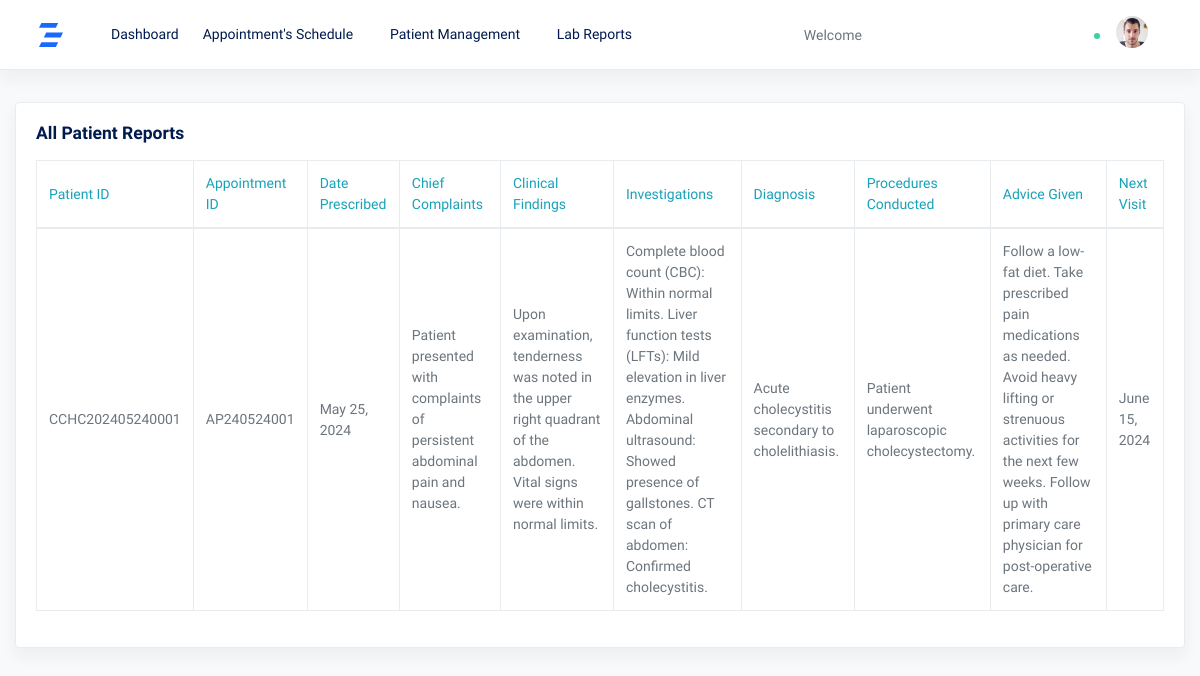
Before: /consultant_doctor/all_patient_reports with the older database file.
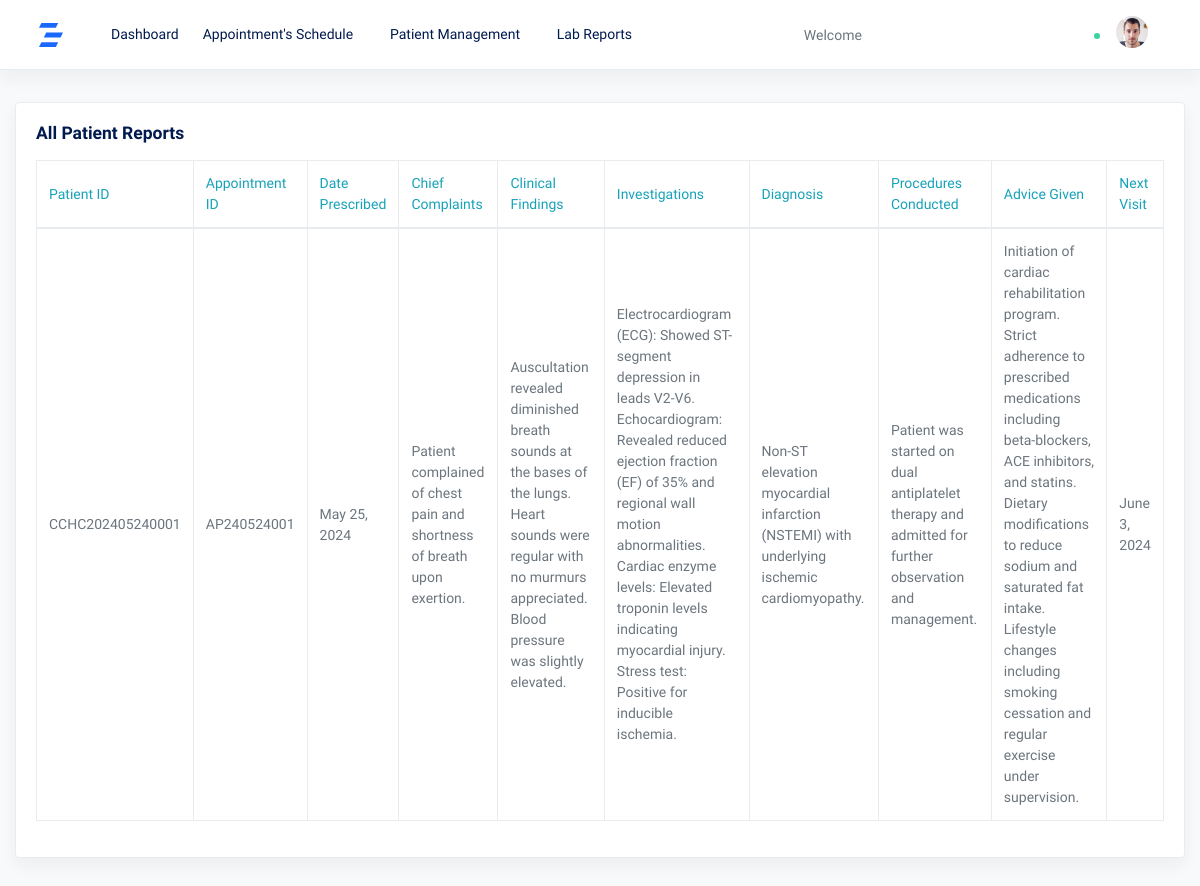
After: the same page with the newer database file.
### patient/models.py (models this page shows, shortened)
class PatientPrescription(models.Model):
    appointment_id = models.OneToOneField('Visit', on_delete=models.CASCADE, primary_key=True)
    patient_id = models.ForeignKey('PatientPrimaryData', on_delete=models.CASCADE)
    medicines = models.ManyToManyField(Medicine, through='PrescribedMedicine')
    date_prescribed = models.DateField(auto_now_add=True)
    chief_complaints = models.CharField(max_length=255)
    clinical_findings = models.TextField()
    investigations = models.TextField()
    diagnosis = models.TextField()
    procedures_conducted = models.CharField(max_length=255)
    advice_given = models.TextField()
    next_visit = models.DateField()

class PatientPrimaryData(models.Model):
    patient_id = models.CharField(max_length=16, unique=True)
    patient_name = models.CharField(max_length=100)
    patient_age = models.PositiveIntegerField()
    patient_dob = models.DateField()
    patient_gender = models.CharField(max_length=10)
    mobile_number = models.CharField(max_length=17)
    guardian_name = models.CharField(max_length=100)
    relationship = models.CharField(max_length=100)
    registration_date = models.DateField(default=timezone.now)
    state = models.CharField(max_length=100)
    district = models.CharField(max_length=100)
    address=models.TextField(max_length=250, default='')
    def __str__(self):
        return self.patient_id

class Visit(models.Model):
    appointment_id = models.CharField(max_length=12, unique=True,primary_key=True)
    patient_id = models.ForeignKey('PatientPrimaryData', on_delete=models.CASCADE)
    visit_date = models.DateField()
    doctor_name = models.CharField(max_length=50)
    patient_type = models.CharField(max_length=20)
    doctor_fee = models.DecimalField(max_digits=10, decimal_places=2)
    gst = models.DecimalField(max_digits=10, decimal_places=2)
    discount = models.DecimalField(max_digits=10, decimal_places=2)
    subtotal = models.DecimalField(max_digits=10, decimal_places=2)
    total_amount = models.DecimalField(max_digits=10, decimal_places=2)
    today_date = models.DateField(auto_now_add=True)
    patient_token = models.CharField(max_length=6)

### consultant_doctor/views.py (the view)
# urls.py: path("all_patient_reports",views.all_patient_reports,name="all_patient_reports"),
def all_patient_reports(request):
    patient_reports = PatientPrescription.objects.all()
    return render(request, 'consultant_doctor/all_patient_reports.html', {'patient_reports': patient_reports})

### templates/consultant_doctor/all_patient_reports.html (shortened to what this page needs)
{% extends 'consultantDoctor_base.html' %}
{% load static %}
{% block body %}
<main role="main" class="main-content">
  <div class="container-fluid">
    <div class="row justify-content-center">
      <div class="col-md-12 my-8">
        <div class="card shadow">
          <div class="card-body">
            <h5 class="card-title">All Patient Reports</h5>
            <table class="table table-hover table-bordered">
              <thead>
                <tr>
                  <th class="text-info">Patient ID</th>
                  <th class="text-info">Appointment ID</th>
                  <th class="text-info">Date Prescribed</th>
                  <th class="text-info">Chief Complaints</th>
                  <th class="text-info">Clinical Findings</th>
                  <th class="text-info">Investigations</th>
                  <th class="text-info">Diagnosis</th>
                  <th class="text-info">Procedures Conducted</th>
                  <th class="text-info">Advice Given</th>
                  <th class="text-info">Next Visit</th>
                </tr>
              </thead>
              <tbody>
                {% for report in patient_reports %}
                <tr>
                  <td>{{ report.patient_id }}</td>
                  <td>{{ report.appointment_id.appointment_id }}</td>
                  <td>{{ report.date_prescribed }}</td>
                  <td>{{ report.chief_complaints }}</td>
                  <td>{{ report.clinical_findings }}</td>
                  <td>{{ report.investigations }}</td>
                  <td>{{ report.diagnosis }}</td>
                  <td>{{ report.procedures_conducted }}</td>
                  <td>{{ report.advice_given }}</td>
                  <td>{{ report.next_visit }}</td>
                </tr>
                {% endfor %}
              </tbody>
            </table>
          </div>
        </div>
      </div>
    </div>
  </div>
</main>
{% endblock %}

### templates/consultantDoctor_base.html (shortened to what this page needs)
{% load static %}
<!doctype html>
<html lang="en">
  <head>
    <link rel="stylesheet" href="{% static 'assets/doctor/css/simplebar.css' %}">
    <link rel="stylesheet" href="{% static 'assets/doctor/css/dataTables.bootstrap4.css' %}">
    <link rel="stylesheet" href="{% static 'assets/doctor/css/feather.css' %}">
    <link rel="stylesheet" href="{% static 'assets/doctor/css/select2.css' %}">
    <link rel="stylesheet" href="{% static 'assets/doctor/css/dropzone.css' %}">
    <link rel="stylesheet" href="{% static 'assets/doctor/css/uppy.min.css' %}">
    <link rel="stylesheet" href="{% static 'assets/doctor/css/jquery.steps.css' %}">
    <link rel="stylesheet" href="{% static 'assets/doctor/css/jquery.timepicker.css' %}">
    <link rel="stylesheet" href="{% static 'assets/doctor/css/quill.snow.css' %}">
    <link rel="stylesheet" href="{% static 'assets/doctor/css/daterangepicker.css' %}">
    <link rel="stylesheet" href="{% static 'assets/doctor/css/app-light.css' %}" id="lightTheme">
    <link rel="stylesheet" href="{% static 'assets/doctor/css/app-dark.css' %}" id="darkTheme" disabled>
  </head>
  <body class="horizontal light  ">
    <div class="wrapper">
      <nav class="navbar navbar-expand-lg navbar-light bg-white flex-row border-bottom shadow">
        <div class="container-fluid">
          <a class="navbar-brand mx-lg-1 mr-0" href="{% url 'consultant_doctor:consultantDoctor_dashboard'  %}">
          </a>
          <div class="navbar-slide bg-white ml-lg-4" id="navbarSupportedContent">
            <ul class="navbar-nav mr-auto">
               <li class="nav-item">
                <a class="nav-link" href="{% url 'consultant_doctor:consultantDoctor_dashboard'  %}">
                  <span class="ml-lg-2">Dashboard</span>
                </a>
              </li>
               <li class="nav-item dropdown">
                <a href="#" id="ui-elementsDropdown" class="dropdown-toggle nav-link" role="button" data-toggle="dropdown" aria-haspopup="true" aria-expanded="false">
                  <span class="ml-lg-2">Appointment's Schedule</span>
                </a>
              </li>
              <li class="nav-item dropdown">
                <a href="#" id="ui-elementsDropdown" class="dropdown-toggle nav-link" role="button" data-toggle="dropdown" aria-haspopup="true" aria-expanded="false">
                  <span class="ml-lg-2">Patient Management</span>
                </a>
              </li>
               <li class="nav-item">
              <li class="nav-item dropdown">
                <a href="#" id="ui-elementsDropdown" class="dropdown-toggle nav-link" role="button" data-toggle="dropdown" aria-haspopup="true" aria-expanded="false">
                  <span class="ml-lg-2">Lab Reports</span>
                </a>
              </li>
            </ul>
          </div>
          <div class="form-inline ml-md-auto d-none d-lg-flex">
            <input class="form-control mr-sm-2 bg-transparent border-0 pl-4" type="text" placeholder=" Welcome {{ user.username }}" readonly>
          </div>
          <ul class="navbar-nav d-flex flex-row">
            <li class="nav-item">
              <a class="nav-link text-muted my-2" href="./#" id="modeSwitcher" data-mode="light">
                <i class="fe fe-sun fe-16"></i>
              </a>
            </li>
            <li class="nav-item">
              <a class="nav-link text-muted my-2" href="./#" data-toggle="modal" data-target=".modal-shortcut">
                <i class="fe fe-grid fe-16"></i>
              </a>
            </li>
            <li class="nav-item nav-notif">
              <a class="nav-link text-muted my-2" href="./#" data-toggle="modal" data-target=".modal-notif">
                <i class="fe fe-bell fe-16"></i>
                <span class="dot dot-md bg-success"></span>
              </a>
            </li>
            <li class="nav-item dropdown ml-lg-0">
              <a class="nav-link dropdown-toggle text-muted" href="#" id="navbarDropdownMenuLink" role="button" data-toggle="dropdown" aria-haspopup="true" aria-expanded="false">
                <span class="avatar avatar-sm mt-2">
                  <img src="{% static 'assets/doctor/assets/avatars/face-1.jpg' %}" alt="..." class="avatar-img rounded-circle">
                </span>
              </a>
            </li>
          </ul>
        </div>
      </nav>
      <main role="main" class="main-content">
          {% block body%}
          {% endblock %}
      </main>
    </div>
  </body>
</html>

### static/assets/doctor/css/feather.css (style rules this page uses)
.fe { font-family: "feather" !important; speak: none; font-style: normal; font-weight: normal; font-variant: normal; text-transform: none; line-height: 1; -webkit-font-smoothing: antialiased; -moz-osx-font-smoothing: grayscale; }
.fe-16 { font-size: 16px; }
.fe-bell:before { content: ""; }
.fe-grid:before { content: ""; }
.fe-sun:before { content: ""; }

Changed rows visible on the page:
changed PatientPrescription "CCHC202405240001": chief_complaints "Patient presented with complaints of persistent abdominal pain and nausea." → "Patient complained of chest pain and shortness of breath upon exertion."; clinical_findings "Upon examination, tenderness was noted in the upper right quadrant of the abdomen. Vital signs were within normal limits." → "Auscultation revealed diminished breath sounds at the bases of the lungs. Heart sounds were regular with no murmurs appreciated. Blood pressure was slightly elevated."; investigations "Complete blood count (CBC): Within normal limits. Liver function tests (LFTs): Mild elevation in liver enzymes. Abdominal ultrasound: Showed presence of gallstones. CT scan of abdomen: Confirmed cholecystitis." → "Electrocardiogram (ECG): Showed ST-segment depression in leads V2-V6. Echocardiogram: Revealed reduced ejection fraction (EF) of 35% and regional wall motion abnormalities. Cardiac enzyme levels: Elevated troponin levels indicating myocardial injury. Stress test: Positive for inducible ischemia."; diagnosis "Acute cholecystitis secondary to cholelithiasis." → "Non-ST elevation myocardial infarction (NSTEMI) with underlying ischemic cardiomyopathy."; procedures_conducted "Patient underwent laparoscopic cholecystectomy." → "Patient was started on dual antiplatelet therapy and admitted for further observation and management."; advice_given "Follow a low-fat diet. Take prescribed pain medications as needed. Avoid heavy lifting or strenuous activities for the next few weeks. Follow up with primary care physician for post-operative care." → "Initiation of cardiac rehabilitation program. Strict adherence to prescribed medications including beta-blockers, ACE inhibitors, and statins. Dietary modifications to reduce sodium and saturated fat intake. Lifestyle changes including smoking cessation and regular exercise under supervision."; next_visit "June 15, 2024" → "June 3, 2024"
